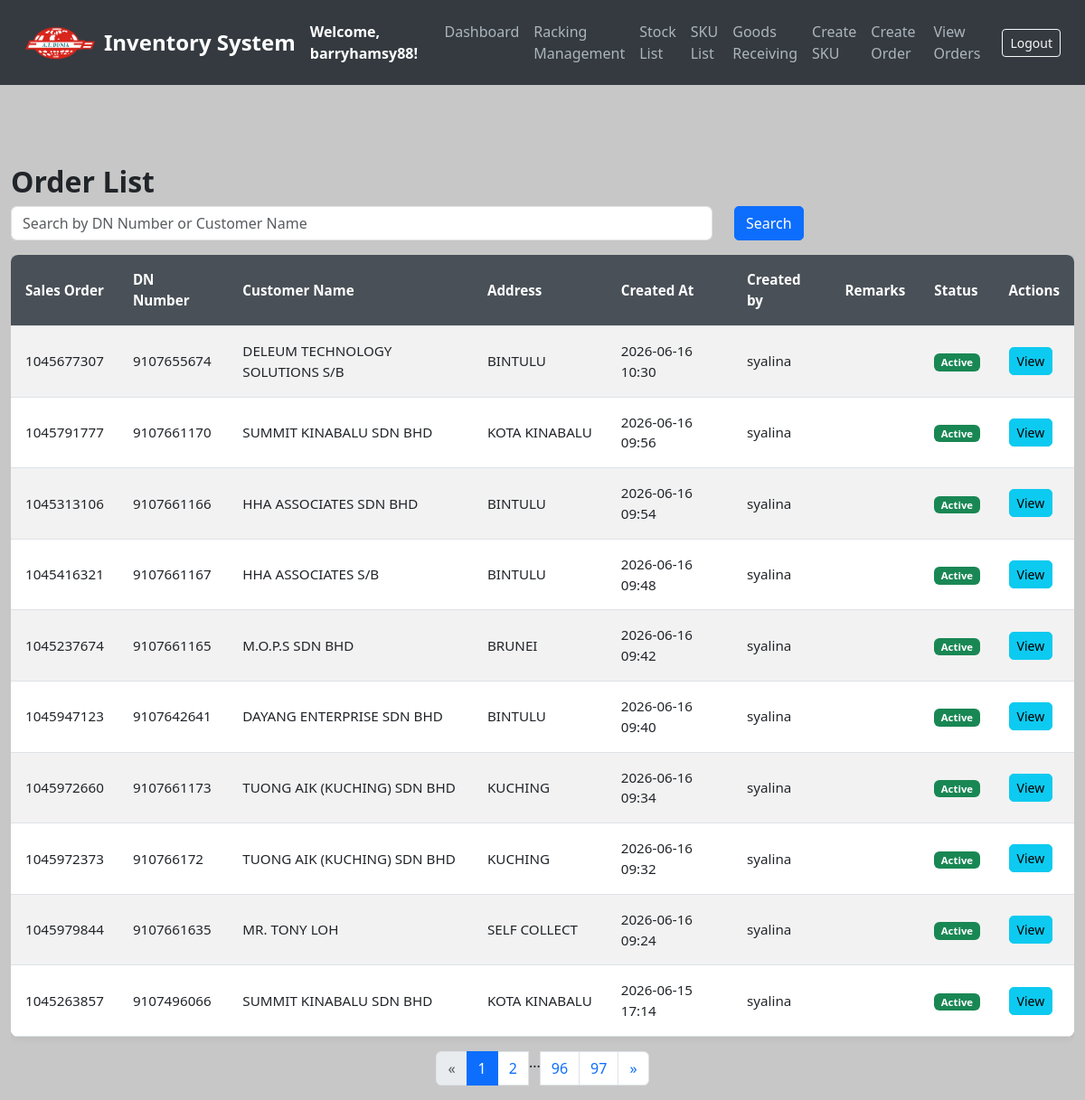
/orders (signed in), run on an earlier commit of the app's database.
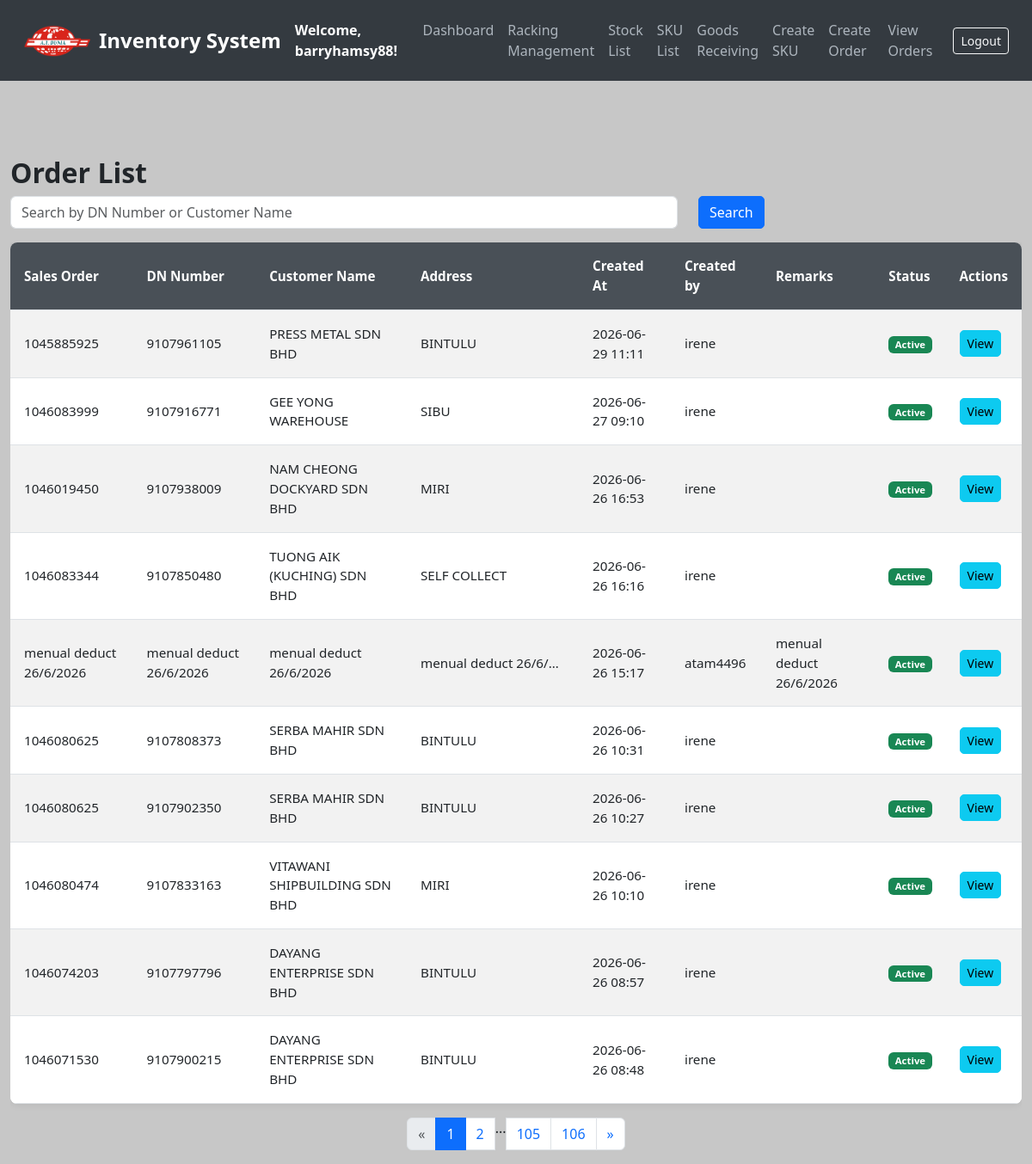
And on a later commit of the database.
### models.py (models this page shows, shortened)
class Order(db.Model):
    __tablename__ = 'orders'
    id = db.Column(db.Integer, primary_key=True)
    dn_number = db.Column(db.String(50), unique=True, nullable=False)  # Add DN number field
    created_at = db.Column(db.DateTime, default=get_local_time)
    customer_name = db.Column(db.String(100), nullable=False)
    address = db.Column(db.String(255), nullable=False)
    sales_order = db.Column(db.String(255), nullable=False)
    remarks = db.Column(db.String(255), nullable=True)
    status = db.Column(db.String(20), default='active')
    created_by = db.Column(db.String(255), nullable=True)
    last_updated_by = db.Column(db.String(255), nullable=True)  # Add this line
    items = db.relationship('OrderItem', backref='order', cascade='all, delete-orphan', lazy=True)

### app.py (the view)
@app.route('/orders')
@login_required
def list_orders():
    search = request.args.get('search', '')
    page = request.args.get('page', 1, type=int)
    query = Order.query.filter(
        Order.dn_number.like(f"%{search}%") |
        Order.customer_name.like(f"%{search}%") |
        Order.sales_order.like(f"%{search}%")  # ← ADDED THIS!
    ).order_by(Order.created_at.desc())  # Sort by most recent orders
    pagination = query.paginate(page=page, per_page=10, error_out=False)
    return render_template('list_orders.html', orders=pagination.items, pagination=pagination, search=search)

### app.py (called while the page is built)
@login_manager.user_loader
def load_user(user_id):
    return db.session.get(User, int(user_id))

### templates/list_orders.html (shortened to what the changed rows need)
<!DOCTYPE html>
<html lang="en">
<head>
    <link href="https://cdn.jsdelivr.net/npm/bootstrap@5.3.0/dist/css/bootstrap.min.css" rel="stylesheet">
</head>
<body>
<div class="container mt-5">
    <h2>Order List</h2>
    <div class="table-responsive">
        <table class="table table-striped">
            <thead>
                <tr>
                    <th>Sales Order</th>
                    <th>DN Number</th>
                    <th>Customer Name</th>
                    <th>Address</th>
                    <th>Created At</th>
                    <th>Created by</th>
                    <th>Remarks</th>
                    <th>Status</th>
                    <th>Actions</th>
                </tr>
            </thead>
            <tbody>
                {% for order in orders %}
                <tr>
                    <td>{{ order.sales_order }}</td>
                    <td>{{ order.dn_number }}</td>
                    <td>{{ order.customer_name }}</td>
                    <td class="address-cell" title="{{ order.address }}">
                        {{ order.address[:50] }}{% if order.address|length > 50 %}...{% endif %}
                    </td>
                    <td>{{ order.created_at.strftime('%Y-%m-%d %H:%M') }}</td>
                    <td>{{ order.created_by }}</td>
                    <td>{{ order.remarks }}</td>
    <td>
        {% if order.status == 'cancelled' %}
            <span class="badge bg-danger">Cancelled</span>
        {% elif order.status == 'completed' %}
            <span class="badge bg-primary">Completed</span>
        {% else %}
            <span class="badge bg-success">Active</span>
        {% endif %}
    </td>
                    <td>
                        <a href="{{ url_for('view_order', order_id=order.id) }}" class="btn btn-info btn-sm">View</a>
                    </td>
                </tr>
                {% endfor %}
            </tbody>
        </table>
    </div>
    <div class="d-flex justify-content-center">
        <nav aria-label="Page navigation">
            <ul class="pagination">
                {% for page_num in pagination.iter_pages(left_edge=2, right_edge=2, left_current=2, right_current=2) %}
                {% if page_num %}
                    {% if page_num == pagination.page %}
                    <li class="page-item active"><span class="page-link">{{ page_num }}</span></li>
                    {% else %}
                    <li class="page-item"><a class="page-link" href="{{ url_for('list_orders', page=page_num, search=search) }}">{{ page_num }}</a></li>
                    {% endif %}
                {% else %}
                <li class="page-item disabled"><span class="page-list">...</span></li>
                {% endif %}
                {% endfor %}
            </ul>
        </nav>
    </div>
</div>
</body>
</html>

What changed in the data, as far as the page shows it:
no longer on this page (row unchanged): Order: sales_order "1045677307", dn_number "9107655674", customer_name "DELEUM TECHNOLOGY SOLUTIONS S/B", address "BINTULU", created_at "2026-06-16 10:30", created_by "syalina", status "Active"
no longer on this page (row unchanged): Order: sales_order "1045791777", dn_number "9107661170", customer_name "SUMMIT KINABALU SDN BHD", address "KOTA KINABALU", created_at "2026-06-16 09:56", created_by "syalina", status "Active"
no longer on this page (row unchanged): Order: sales_order "1045313106", dn_number "9107661166", customer_name "HHA ASSOCIATES SDN BHD", address "BINTULU", created_at "2026-06-16 09:54", created_by "syalina", status "Active"
no longer on this page (row unchanged): Order: sales_order "1045416321", dn_number "9107661167", customer_name "HHA ASSOCIATES S/B", address "BINTULU", created_at "2026-06-16 09:48", created_by "syalina", status "Active"
no longer on this page (row unchanged): Order: sales_order "1045237674", dn_number "9107661165", customer_name "M.O.P.S SDN BHD", address "BRUNEI", created_at "2026-06-16 09:42", created_by "syalina", status "Active"
no longer on this page (row unchanged): Order: sales_order "1045947123", dn_number "9107642641", customer_name "DAYANG ENTERPRISE SDN BHD", address "BINTULU", created_at "2026-06-16 09:40", created_by "syalina", status "Active"
no longer on this page (row unchanged): Order: sales_order "1045972660", dn_number "9107661173", customer_name "TUONG AIK (KUCHING) SDN BHD", address "KUCHING", created_at "2026-06-16 09:34", created_by "syalina", status "Active"
no longer on this page (row unchanged): Order: sales_order "1045972373", dn_number "910766172", customer_name "TUONG AIK (KUCHING) SDN BHD", address "KUCHING", created_at "2026-06-16 09:32", created_by "syalina", status "Active"
no longer on this page (row unchanged): Order: sales_order "1045979844", dn_number "9107661635", customer_name "MR. TONY LOH", address "SELF COLLECT", created_at "2026-06-16 09:24", created_by "syalina", status "Active"
no longer on this page (row unchanged): Order: sales_order "1045263857", dn_number "9107496066", customer_name "SUMMIT KINABALU SDN BHD", address "KOTA KINABALU", created_at "2026-06-15 17:14", created_by "syalina", status "Active"
added Order: sales_order "1045885925", dn_number "9107961105", customer_name "PRESS METAL SDN BHD", address "BINTULU", created_at "2026-06-29 11:11", created_by "irene", status "Active"
added Order: sales_order "1046083999", dn_number "9107916771", customer_name "GEE YONG WAREHOUSE", address "SIBU", created_at "2026-06-27 09:10", created_by "irene", status "Active"
added Order: sales_order "1046019450", dn_number "9107938009", customer_name "NAM CHEONG DOCKYARD SDN BHD", address "MIRI", created_at "2026-06-26 16:53", created_by "irene", status "Active"
added Order: sales_order "1046083344", dn_number "9107850480", customer_name "TUONG AIK (KUCHING) SDN BHD", address "SELF COLLECT", created_at "2026-06-26 16:16", created_by "irene", status "Active"
added Order: sales_order "menual deduct 26/6/2026", dn_number "menual deduct 26/6/2026", customer_name "menual deduct 26/6/2026", address "menual deduct 26/6/…", created_at "2026-06-26 15:17", created_by "atam4496", remarks "menual deduct 26/6/2026", status "Active"
added Order: sales_order "1046080625", dn_number "9107808373", customer_name "SERBA MAHIR SDN BHD", address "BINTULU", created_at "2026-06-26 10:31", created_by "irene", status "Active"
added Order: sales_order "1046080625", dn_number "9107902350", customer_name "SERBA MAHIR SDN BHD", address "BINTULU", created_at "2026-06-26 10:27", created_by "irene", status "Active"
added Order: sales_order "1046080474", dn_number "9107833163", customer_name "VITAWANI SHIPBUILDING SDN BHD", address "MIRI", created_at "2026-06-26 10:10", created_by "irene", status "Active"
added Order: sales_order "1046074203", dn_number "9107797796", customer_name "DAYANG ENTERPRISE SDN BHD", address "BINTULU", created_at "2026-06-26 08:57", created_by "irene", status "Active"
added Order: sales_order "1046071530", dn_number "9107900215", customer_name "DAYANG ENTERPRISE SDN BHD", address "BINTULU", created_at "2026-06-26 08:48", created_by "irene", status "Active"
Also different on the page:
new list line: "105"
new list line: "106"
list line gone: "96"
list line gone: "97"
